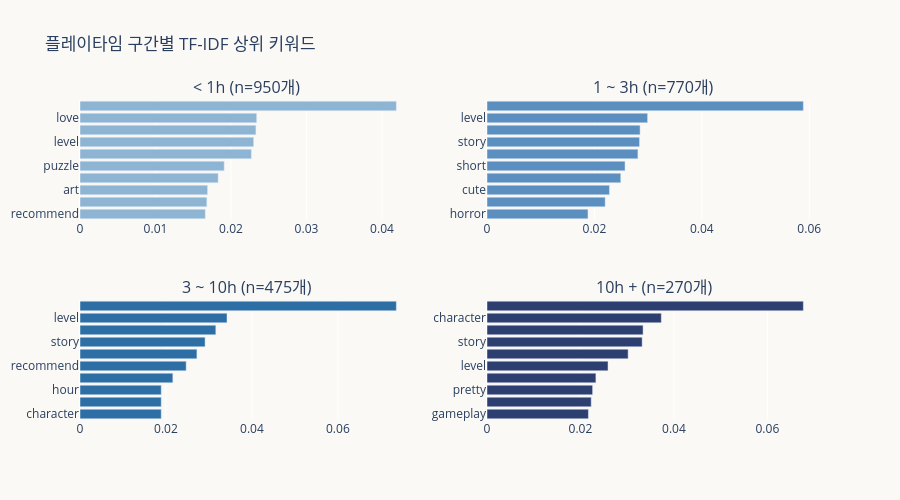

This figure's notebook cell:
### Code cell
from plotly.subplots import make_subplots

valid_labels = [l for l in PLAYTIME_LABELS if l in pt_keywords]
n_cols = 2
n_rows = (len(valid_labels) + 1) // 2

fig = make_subplots(
    rows=n_rows, cols=n_cols,
    subplot_titles=[f'{l} (n={len(df_en[df_en["playtime_bin"]==l])}개)' for l in valid_labels],
)

for idx, label in enumerate(valid_labels):
    row = idx // n_cols + 1
    col = idx % n_cols + 1
    kws = pt_keywords[label]
    words  = [k[0] for k in kws][::-1]
    scores = [k[1] for k in kws][::-1]
    fig.add_trace(
        go.Bar(
            x=scores, y=words,
            orientation='h',
            marker_color=PLAYTIME_COLORS[PLAYTIME_LABELS.index(label)],
            showlegend=False,
        ),
        row=row, col=col,
    )

fig.update_layout(
    title='플레이타임 구간별 TF-IDF 상위 키워드',
    height=500, plot_bgcolor=CREAM, paper_bgcolor=CREAM,
)
fig.show()

### Figure 1 — Plotly figure (JSON) as saved in the notebook; plotly's stock layout.template omitted (floating-point values rounded to 4 significant figures)
{"data": [{"marker": {"color": "#8EB4D4"}, "orientation": "h", "showlegend": false, "type": "bar", "x": [0.0166, 0.0168, 0.0169, 0.0183, 0.0191, 0.0227, 0.023, 0.0233, 0.0234, 0.0419], "xaxis": "x", "y": ["recommend", "price", "art", "control", "puzzle", "short", "level", "gameplay", "love", "fun"], "yaxis": "y"}, {"marker": {"color": "#5A8FBF"}, "orientation": "h", "showlegend": false, "type": "bar", "x": [0.0188, 0.022, 0.0228, 0.0249, 0.0257, 0.0281, 0.0284, 0.0285, 0.0299, 0.0589], "xaxis": "x2", "y": ["horror", "gameplay", "cute", "recommend", "short", "puzzle", "story", "love", "level", "fun"], "yaxis": "y2"}, {"marker": {"color": "#2D6FA4"}, "orientation": "h", "showlegend": false, "type": "bar", "x": [0.0189, 0.0189, 0.0189, 0.0216, 0.0247, 0.0272, 0.0291, 0.0316, 0.0342, 0.0736], "xaxis": "x3", "y": ["character", "pretty", "hour", "cute", "recommend", "puzzle", "story", "love", "level", "fun"], "yaxis": "y3"}, {"marker": {"color": "#2D3E71"}, "orientation": "h", "showlegend": false, "type": "bar", "x": [0.0217, 0.0223, 0.0226, 0.0233, 0.0259, 0.0302, 0.0332, 0.0334, 0.0373, 0.0677], "xaxis": "x4", "y": ["gameplay", "worth", "pretty", "hour", "level", "love", "story", "recommend", "character", "fun"], "yaxis": "y4"}], "layout": {"annotations": [{"font": {"size": 16}, "showarrow": false, "text": "< 1h (n=950개)", "x": 0.225, "xanchor": "center", "xref": "paper", "y": 1, "yanchor": "bottom", "yref": "paper"}, {"font": {"size": 16}, "showarrow": false, "text": "1 ~ 3h (n=770개)", "x": 0.775, "xanchor": "center", "xref": "paper", "y": 1, "yanchor": "bottom", "yref": "paper"}, {"font": {"size": 16}, "showarrow": false, "text": "3 ~ 10h (n=475개)", "x": 0.225, "xanchor": "center", "xref": "paper", "y": 0.375, "yanchor": "bottom", "yref": "paper"}, {"font": {"size": 16}, "showarrow": false, "text": "10h + (n=270개)", "x": 0.775, "xanchor": "center", "xref": "paper", "y": 0.375, "yanchor": "bottom", "yref": "paper"}], "height": 500, "paper_bgcolor": "#FAF9F6", "plot_bgcolor": "#FAF9F6", "title": {"text": "플레이타임 구간별 TF-IDF 상위 키워드"}, "xaxis": {"anchor": "y", "domain": [0, 0.45]}, "xaxis2": {"anchor": "y2", "domain": [0.55, 1]}, "xaxis3": {"anchor": "y3", "domain": [0, 0.45]}, "xaxis4": {"anchor": "y4", "domain": [0.55, 1]}, "yaxis": {"anchor": "x", "domain": [0.625, 1]}, "yaxis2": {"anchor": "x2", "domain": [0.625, 1]}, "yaxis3": {"anchor": "x3", "domain": [0, 0.375]}, "yaxis4": {"anchor": "x4", "domain": [0, 0.375]}}}
